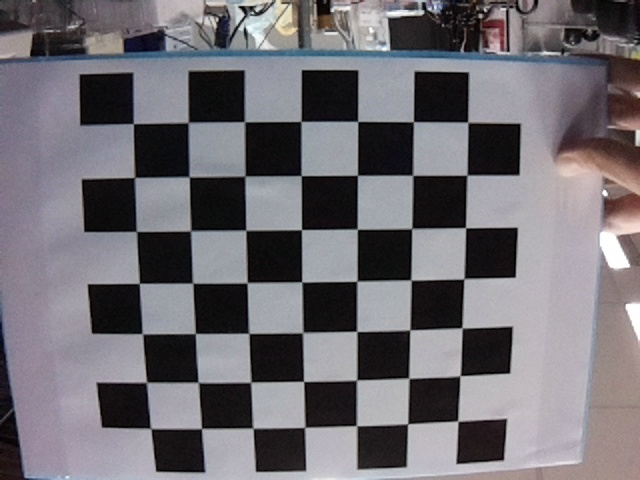
#> input picture on_raspi/camera_calibration/simple/simple_0.jpg, 640 x 480 px; its folder holds only this picture in this run
$ python -i USER_GUI.py   (imports and definitions only)
#> lines starting #> are read from the running program, lines starting #| are printed output that depends on the picture
import tkinter
import select
import numpy as np

from matplotlib.backends.backend_tkagg import (
    FigureCanvasTkAgg, NavigationToolbar2Tk)
# Implement the default Matplotlib key bindings.
from matplotlib.backend_bases import key_press_handler
from matplotlib.figure import Figure
import matplotlib.animation as animation
from matplotlib import style

# [7 lines not run here, left out]
fig = Figure(figsize = (5,5),dpi = 100)
ani = fig.add_subplot(111)

# [1 line that did not run here, left out]
# [2 lines not run here, left out]

'''
toolbar = NavigationToolbar2Tk(canvas, root)
toolbar.update()
canvas.get_tk_widget().pack(side=tkinter.TOP, fill=tkinter.BOTH, expand=1)
'''

# [1 line that did not run here, left out]

import socket
#HOST = '192.168.50.157'
HOST = '127.0.0.1'
PORT = 8000

# [1 line that did not run here, left out]
# [3 lines not run here, left out]

# [1 line that did not run here, left out]

xlist = []
ylist = []
zlist = []
alist = []
click = False

def mouse_click(even):
    global click
    click = True
    print("o0k")

def animate(i):
    '''
    pulldata = open('log.txt','r').read()
    datalist = pulldata.split('\n')
    xlist = []
    ylist = []
    zlist = []
    alist = []

    for eachline in datalist:
        if len(eachline)>1:
            x,y,z,a = eachline.split(',')
            xlist.append(int(float(x)))
            ylist.append(int(float(y)))
            zlist.append(int(float(z)))
            alist.append(int(float(a)))
    '''
    tcp_pos_draw()

def tcp_pos_draw():
    x, y, z, a = 0, 0, 0, 0
    r, w, e = select.select(readable, [], [], 0)
    ani.axis([300, -30, -30, 400])
    for rs in r:
        if rs == server:
            conn, addr = server.accept()
            clientMessage = str(conn.recv(1024), encoding='utf-8')
            if(len(list(clientMessage))>0):
                dataset = clientMessage.split('\n')
                global text
                text = clientMessage
                T.delete('1.0', tkinter.END)
                T.insert(tkinter.END, text)
                print(dataset)
                for eachdata in dataset:
                    if('POSITION' in eachdata):
                        datatag = eachdata.split(':')
                        x,y,z,a = datatag[1].split(',')
                        if not (int(float(x)) == 0 and int(float(y)) == 0 and int(float(z)) == 0 and int(float(a)) == 0):
                            xlist.append(float(x))
                            ylist.append(float(y))
                            zlist.append(float(z))
                            alist.append(float(a))
                            logfile.write(clientMessage)
                            logfile.write('\n')
                            print(x, y, z, a)

                            ani.clear()
                            ani.plot(xlist,ylist,c = 'green')
                            #ani.scatter(x, y, s=60, c='green')
                            ani.axis([300, -30, -30, 400])
                            ani.plot(round(float(x),2), round(float(y),2), '-ro')

def on_key_press(event):
    print("you pressed {}".format(event.key))
    key_press_handler(event, canvas, toolbar)

# [1 line not run here, left out]


def _quit():
    fig.savefig('fly_log.png')
    root.quit()     # stops mainloop
    root.destroy()  # this is necessary on Windows to prevent
                    # Fatal Python Error: PyEval_RestoreThread: NULL tstate


# [1 line that did not run here, left out]

# [2 lines not run here, left out]
anima = animation.FuncAnimation(fig,animate,interval=500)

# [1 line not run here, left out]
# If you put root.destroy() here, it will cause an error if the window is
# closed with the window manager.

>>> import cv2
>>> picture = cv2.imread('on_raspi/camera_calibration/simple/simple_0.jpg', cv2.IMREAD_GRAYSCALE)
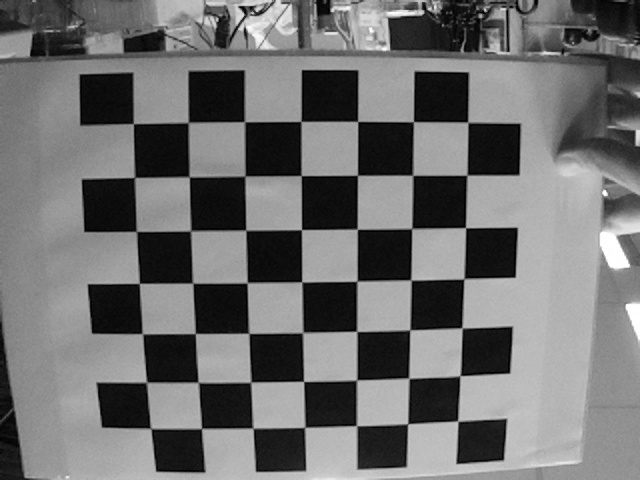
#> picture: shape (480, 640); min 0, max 255, mean 110.8
#> (the run stopped early here; a loop or call above may not have finished)

$ run again, on on_raspi/camera_calibration/simple/simple_1.jpg
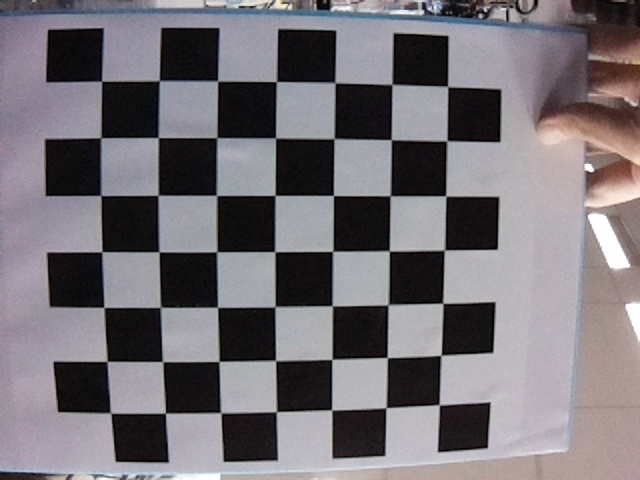
#> input picture on_raspi/camera_calibration/simple/simple_1.jpg, 640 x 480 px
#> `picture = cv2.imread('on_raspi/camera_calibration/simple/simple_0.jpg'..`:
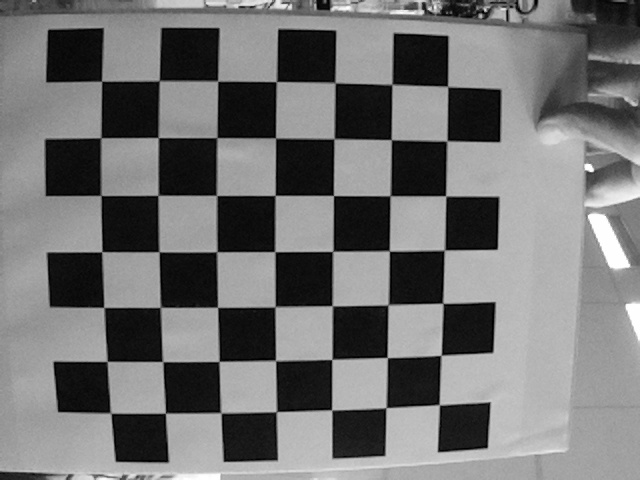
#> picture: shape (480, 640); min 0, max 255, mean 114.6

$ run again, on on_raspi/camera_calibration/simple/simple_10.jpg
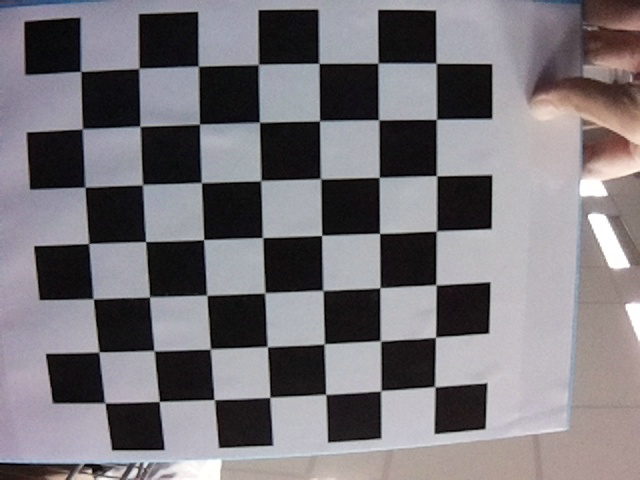
#> input picture on_raspi/camera_calibration/simple/simple_10.jpg, 640 x 480 px
#> `picture = cv2.imread('on_raspi/camera_calibration/simple/simple_0.jpg'..`:
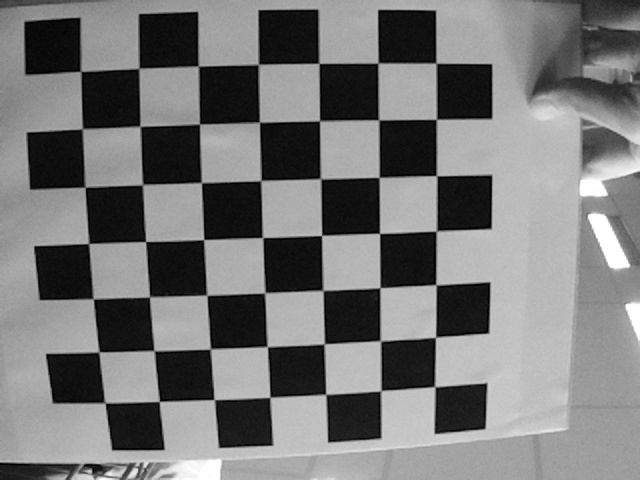
#> picture: shape (480, 640); min 0, max 255, mean 118.5

$ run again, on on_raspi/camera_calibration/simple/simple_11.jpg
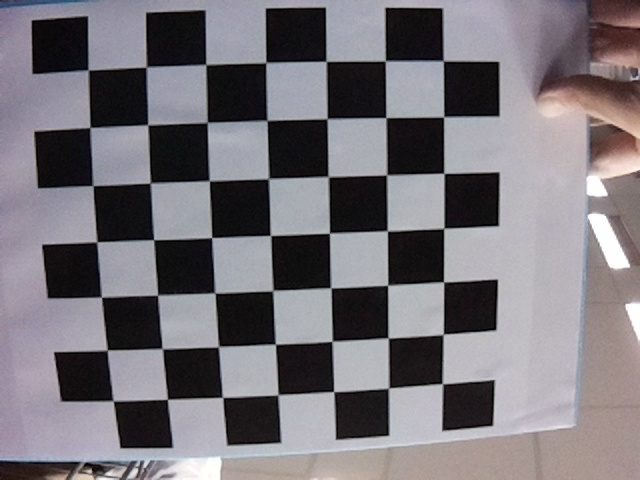
#> input picture on_raspi/camera_calibration/simple/simple_11.jpg, 640 x 480 px
#> `picture = cv2.imread('on_raspi/camera_calibration/simple/simple_0.jpg'..`:
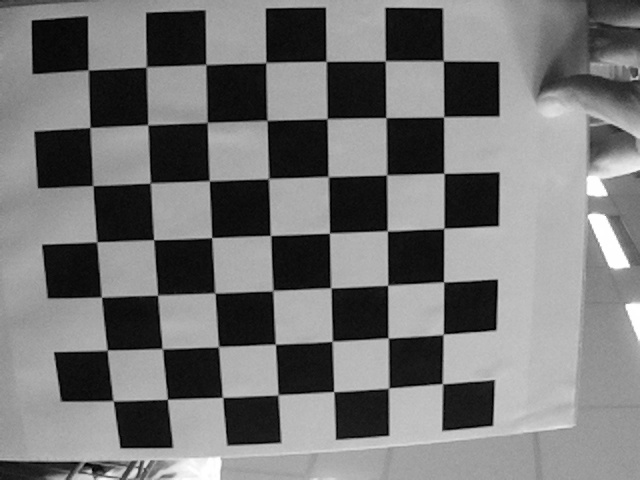
#> picture: shape (480, 640); min 0, max 255, mean 117.1
